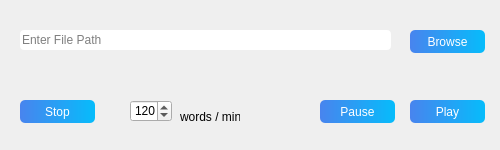
<?xml version="1.0" encoding="UTF-8"?>
<ui version="4.0">
 <class>MainWindow</class>
 <widget class="QMainWindow" name="MainWindow">
  <property name="enabled">
   <bool>true</bool>
  </property>
  <property name="geometry">
   <rect>
    <x>0</x>
    <y>0</y>
    <width>500</width>
    <height>150</height>
   </rect>
  </property>
  <property name="minimumSize">
   <size>
    <width>500</width>
    <height>150</height>
   </size>
  </property>
  <property name="maximumSize">
   <size>
    <width>500</width>
    <height>150</height>
   </size>
  </property>
  <property name="font">
   <font>
    <family>Arial</family>
   </font>
  </property>
  <property name="windowTitle">
   <string>Read Aloud</string>
  </property>
  <property name="windowIcon">
   <iconset>
    <normaloff>blue-music-icon.png</normaloff>
    <normalon>blue-music-icon.png</normalon>
    <disabledoff>blue-music-icon.png</disabledoff>
    <disabledon>blue-music-icon.png</disabledon>
    <activeoff>blue-music-icon.png</activeoff>
    <activeon>blue-music-icon.png</activeon>
    <selectedoff>blue-music-icon.png</selectedoff>
    <selectedon>blue-music-icon.png</selectedon>blue-music-icon.png</iconset>
  </property>
  <widget class="QWidget" name="centralwidget">
   <widget class="QLineEdit" name="lineEdit">
    <property name="geometry">
     <rect>
      <x>20</x>
      <y>30</y>
      <width>371</width>
      <height>20</height>
     </rect>
    </property>
    <property name="styleSheet">
     <string notr="true">border-radius:4px;</string>
    </property>
    <property name="placeholderText">
     <string>Enter File Path</string>
    </property>
   </widget>
   <widget class="QPushButton" name="Browse">
    <property name="geometry">
     <rect>
      <x>410</x>
      <y>30</y>
      <width>75</width>
      <height>23</height>
     </rect>
    </property>
    <property name="styleSheet">
     <string notr="true">QPushButton#Browse{
	color: rgb(255, 255, 255);
	alternate-background-color: rgb(0, 0, 255);
	background-color:qlineargradient(spread:pad, x1:0, y1:0, x2:1, y2:0, stop:0 rgba(72, 132, 238, 255), stop:1 rgba(6, 188, 251, 255));
	border-radius:5px;
}

QPushButton#Browse:pressed{
	
	background-color: rgb(255, 255, 255);
	
	color: rgb(0, 0, 255);
}</string>
    </property>
    <property name="text">
     <string>Browse</string>
    </property>
   </widget>
   <widget class="QPushButton" name="Stop">
    <property name="geometry">
     <rect>
      <x>20</x>
      <y>100</y>
      <width>75</width>
      <height>23</height>
     </rect>
    </property>
    <property name="styleSheet">
     <string notr="true">QPushButton#Stop{
	color: rgb(255, 255, 255);
	alternate-background-color: rgb(0, 0, 255);
	background-color:qlineargradient(spread:pad, x1:0, y1:0, x2:1, y2:0, stop:0 rgba(72, 132, 238, 255), stop:1 rgba(6, 188, 251, 255));
	border-radius:5px;
}

QPushButton#Stop:pressed{
	
	background-color: rgb(255, 255, 255);
	
	color: rgb(0, 0, 255);
}</string>
    </property>
    <property name="text">
     <string>Stop</string>
    </property>
   </widget>
   <widget class="QPushButton" name="Play">
    <property name="geometry">
     <rect>
      <x>410</x>
      <y>100</y>
      <width>75</width>
      <height>23</height>
     </rect>
    </property>
    <property name="styleSheet">
     <string notr="true">QPushButton#Play{
	color: rgb(255, 255, 255);
	alternate-background-color: rgb(0, 0, 255);
	background-color:qlineargradient(spread:pad, x1:0, y1:0, x2:1, y2:0, stop:0 rgba(72, 132, 238, 255), stop:1 rgba(6, 188, 251, 255));
	border-radius:5px;
}

QPushButton#Play:pressed{
	
	background-color: rgb(255, 255, 255);
	
	color: rgb(0, 0, 255);
}</string>
    </property>
    <property name="text">
     <string>Play</string>
    </property>
   </widget>
   <widget class="QPushButton" name="Pause">
    <property name="geometry">
     <rect>
      <x>320</x>
      <y>100</y>
      <width>75</width>
      <height>23</height>
     </rect>
    </property>
    <property name="styleSheet">
     <string notr="true">QPushButton#Pause{
	color: rgb(255, 255, 255);
	alternate-background-color: rgb(0, 0, 255);
	background-color:qlineargradient(spread:pad, x1:0, y1:0, x2:1, y2:0, stop:0 rgba(72, 132, 238, 255), stop:1 rgba(6, 188, 251, 255));
	border-radius:5px;
}

QPushButton#Pause:pressed{
	
	background-color: rgb(255, 255, 255);
	
	color: rgb(0, 0, 255);
}</string>
    </property>
    <property name="text">
     <string>Pause</string>
    </property>
   </widget>
   <widget class="QSpinBox" name="spinBox">
    <property name="geometry">
     <rect>
      <x>130</x>
      <y>100</y>
      <width>42</width>
      <height>22</height>
     </rect>
    </property>
    <property name="maximum">
     <number>300</number>
    </property>
    <property name="value">
     <number>120</number>
    </property>
   </widget>
   <widget class="QLabel" name="label">
    <property name="geometry">
     <rect>
      <x>180</x>
      <y>110</y>
      <width>60</width>
      <height>13</height>
     </rect>
    </property>
    <property name="text">
     <string>words / min</string>
    </property>
   </widget>
  </widget>
 </widget>
 <resources/>
 <connections/>
</ui>
